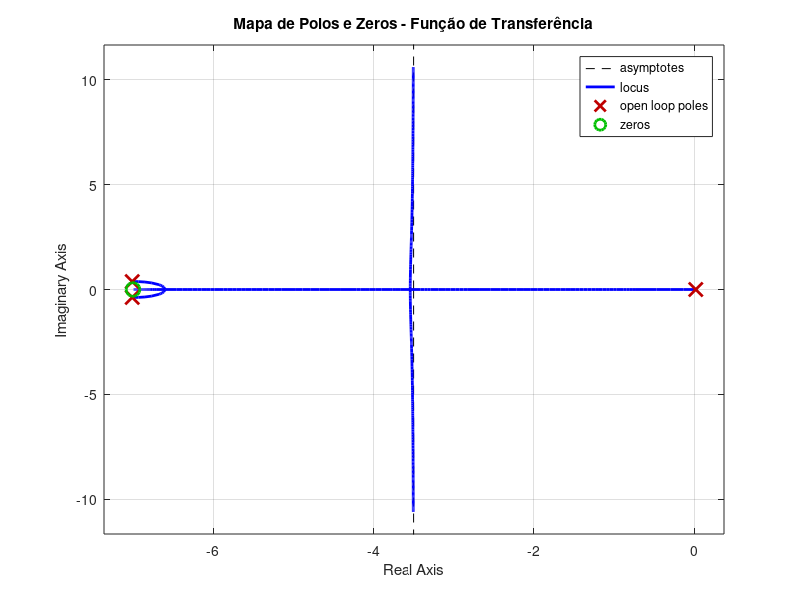
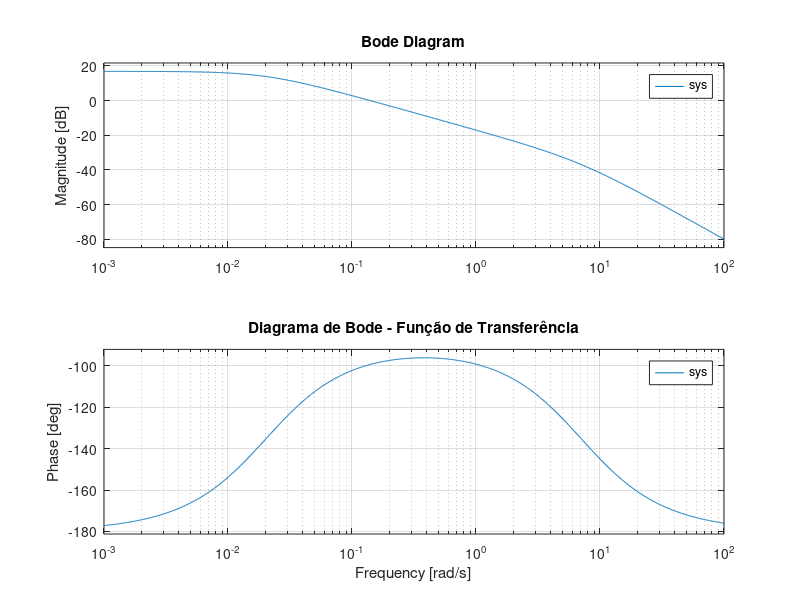
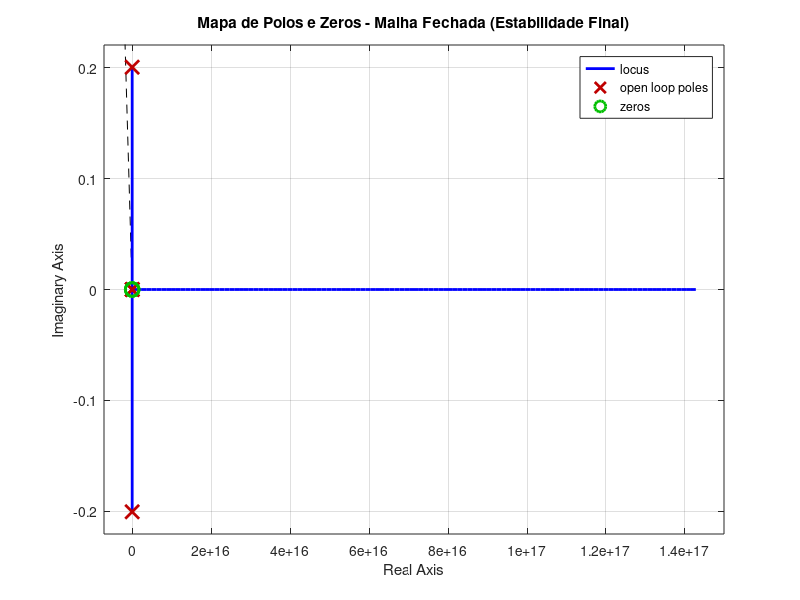
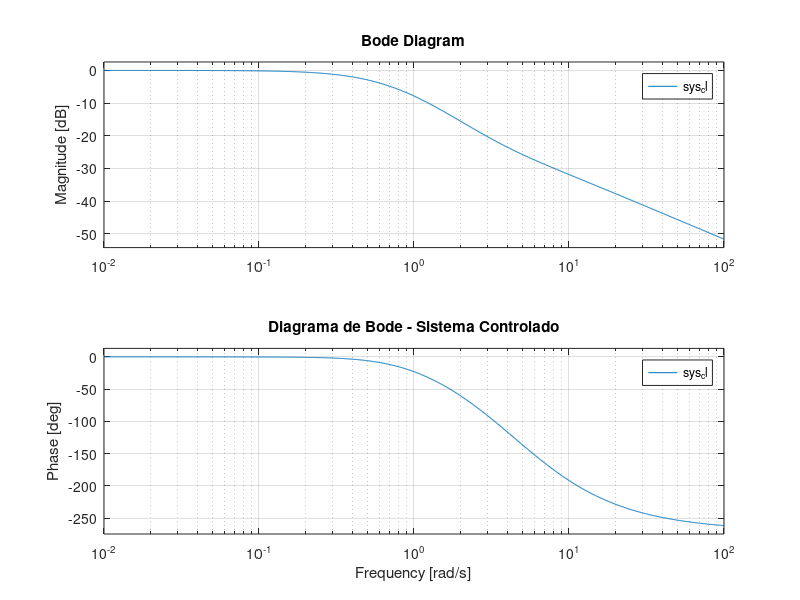

The MATLAB source for these figures, in order: (Note: this script raises an error after producing the figures.)
clc, clear, close all;
%% Dados iniciais

a = 1;
b = 7;
c = 0;
d = 1;
e = 7;

%% Termos da função de transferência

a_1 = a*d;
b_1 = (a*e+b*d);
c_1 = (b*e+c*d);
d_1 = (c*e-1);


% Definindo a função de transferência
s = tf('s');

ft = (d*s + e) / (a_1*s^3+b_1*s^2+c_1*s+d_1);

%% Plot das raízes

sys=tf([d e], [a_1 b_1 c_1 d_1]);
figure;
rlocus(sys);
title('Mapa de Polos e Zeros - Função de Transferência');
print('RootLocus_transfer_fcn', '-dpdf'); % Salva a figura em PDF


%% Plot do diagrama de bode
figure;
bode(sys);
title('Diagrama de Bode - Função de Transferência');
print('Bode_transfer_fcn', '-dpdf'); % Salva a figura em PDF

%% Parâmetros do PID

K_cr = (a*d*(b*e+c*d))/(a*e+b*d);

P_cr = (c*e-1)/(a*d);

Kp = 0.6*K_cr;

Ti = 0.5*P_cr;

Td = 0.125*P_cr;

%% Montagem da Função de Transferência do PID

Gc = Kp * (1 + (1/(Ti*s)) + (Td*s));

%% Função transferência resultante
ft_r = Gc*sys;

%% Análise em Malha Aberta
% O pzmap mostra os polos e zeros no plano complexo S
figure;
rlocus(ft_r); 
title('Mapa de Polos e Zeros - Malha Aberta');

%% Análise em Malha Fechada (Sistema com Realimentação)
% Para ver a estabilidade REAL do sistema final, fechamos a malha:
sys_cl = feedback(ft_r, 1); % Assume realimentação unitária negativa

figure;
rlocus(sys_cl);
title('Mapa de Polos e Zeros - Malha Fechada (Estabilidade Final)');
print('RootLocus_sistema_controlado', '-dpdf');
%% resposta ao degrau:
figure;
step(sys_cl);
title('Resposta ao Degrau do Sistema Controlado');

%%
bode(ft_r);


%%
figure;
bode(sys_cl);
title('Diagrama de Bode - Sistema Controlado');
print('bode_sistema_controlado', '-dpdf');

%% Simulação com simulink

simulink

%% salvar pdfs
